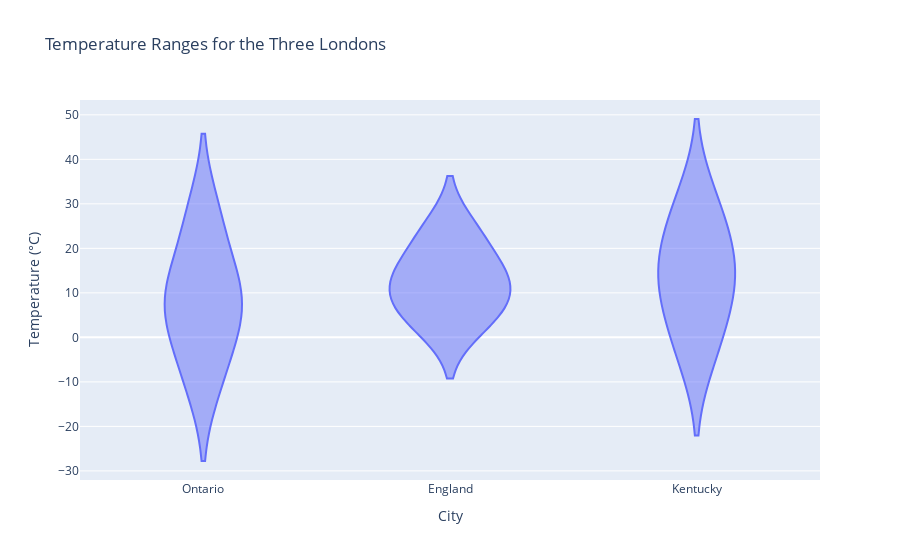

The cell this chart's notebook holds for it:
### Code cell
fig = px.violin(
    df,
    x="City",
    y="Temperature",
    title="Temperature Ranges for the Three Londons",
    labels={"Temperature": "Temperature (°C)"},
)
fig

### Figure 1 — Plotly figure (JSON) as saved in the notebook; plotly's stock layout.template omitted (floating-point values rounded to 4 significant figures)
{"data": [{"alignmentgroup": "True", "box": {"visible": false}, "hovertemplate": "City=%{x}<br>Temperature (°C)=%{y}<extra></extra>", "legendgroup": "", "marker": {"color": "#636efa"}, "name": "", "offsetgroup": "", "orientation": "v", "scalegroup": "True", "showlegend": false, "type": "violin", "x": ["Ontario", "Ontario", "Ontario", "Ontario", "Ontario", "England", "England", "England", "England", "England", "Kentucky", "Kentucky", "Kentucky", "Kentucky", "Kentucky"], "x0": " ", "xaxis": "x", "y": [-9, 3, 8, 13, 27, 3, 8, 12, 16, 24, -3, 8, 14, 20, 30], "y0": " ", "yaxis": "y"}], "layout": {"legend": {"tracegroupgap": 0}, "title": {"text": "Temperature Ranges for the Three Londons"}, "violinmode": "group", "xaxis": {"anchor": "y", "domain": [0, 1], "title": {"text": "City"}}, "yaxis": {"anchor": "x", "domain": [0, 1], "title": {"text": "Temperature (°C)"}}}}
